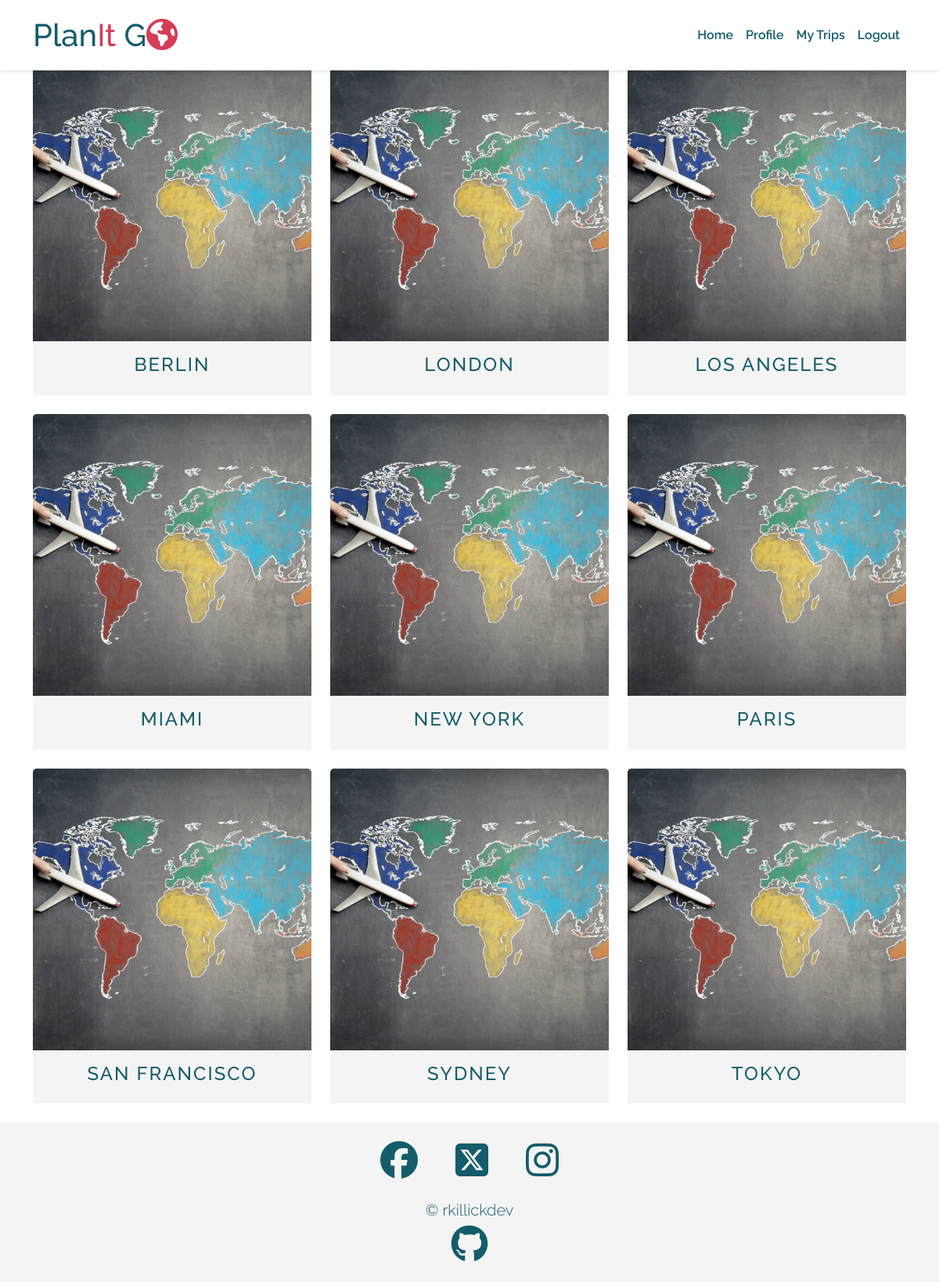
Page /locations/ (signed in) on the committed database.
### locations/models.py (models this page shows, shortened)
class Location(models.Model):
    city = models.CharField(max_length=50, unique=True)
    slug = models.SlugField(max_length=50, unique=True)
    summary = models.TextField()
    latitude = models.DecimalField(max_digits=10, decimal_places=8)
    longitude = models.DecimalField(max_digits=11, decimal_places=8)
    image = CloudinaryField(
        "image",
        default="placeholder",
        folder="/images/locations",
        format="webp",
    )
    approved = models.BooleanField(default=False)
    class Meta:
        ordering = ["-city"]

### locations/views.py (the view, shortened to what this page needs)
# urls.py: path("", DestinationList.as_view(), name="locations"),
class DestinationList(LoginRequiredMixin, SuccessMessageMixin, CreateView):
    form_class = LocationForm
    model = Location
    template_name = "locations/destinations.html"
    success_message = "Congratulations, you created a new destination!"
    def get_context_data(self, **kwargs):
        context = super(DestinationList, self).get_context_data(**kwargs)
        context["destinations"] = Location.objects.all().order_by("city")
        return context

### locations/templates/locations/destinations.html (shortened to what this page needs)
{% extends "base.html" %}
{% block content %}
{% load static %}
{% load crispy_forms_tags %}
<section id="destination-list">
  <div class="container">
    <div class="row mb-2">
      <div class="action-title d-flex justify-content-between align-items-center p-2">
        <h3 class="m-0">Destinations</h3>
        <a href="{% url 'locations' %}"
           aria-label="Add a new destination">
          <span>&ensp;</span>
        </a>
      </div>
    </div>
    <div class="row">
      {% for destination in destinations %}
        <div class="col-md-4 mb-4">
          {% include 'includes/destination_cards.html' %}
        </div>
        {% if forloop.counter|divisibleby:3 %}
    </div>
    <div class="row">
        {% endif %}
      {% endfor%}
    </div>
  </div>
</section>
{% endblock %}

### templates/includes/destination_cards.html (shortened to what this page needs)
{% load static %}
<div class="destination-city-mini card border-0 bg-secondary text-center h-100">
  <button data-bs-toggle="modal"
     data-bs-target="#modal-destination-info"
     class="modal-button image-clickable border-0"
     aria-label="Opens details about the destination in a modal">
    {% if 'placeholder' in destination.image.url %}
      <img class="card-img-top img-fluid img-size-consistent"
          src="{% static 'images/placeholders/trip-placeholder-globe-in-hand.webp' %}"
          alt="A small globe held in the palm of the hand with mountains in the background"
          data-destination_id="{{ destination.id }}"
          data-destination_slug="{{ destination.slug }}"
          data-destination_summary="{{ destination.summary}}">
    {% else %}
      <img class="destination-image card-img-top img-fluid img-size-consistent"
          src="{{ destination.image.url }}"
          alt="An image of {{ destination.city }}"
          data-destination_id="{{ destination.id }}"
          data-destination_slug="{{ destination.slug }}"
          data-destination_summary="{{ destination.summary}}">
    {% endif %}
  </button>
  <div id="destination-city{{destination.id}}"
       class="card-body bg-secondary">
    <h4>{{destination.city}}</h4>
  </div>
</div>

### static/css/styles.css (style rules this page uses)
* { box-sizing: border-box; padding: 0; margin: 0; }
a { text-decoration: none; color: inherit; }
h2, h3, h4 { text-transform: uppercase; letter-spacing: 2px; }
.modal-button { outline: none; }
.img-size-consistent { width: 100%; height: 30vw; object-fit: cover; }
.image-clickable { transition: all 0.15s ease; }

### rows in the picture
Location: city "BERLIN"
Location: city "LONDON"
Location: city "LOS ANGELES"
Location: city "MIAMI"
Location: city "NEW YORK"
Location: city "PARIS"
Location: city "SAN FRANCISCO"
Location: city "SYDNEY"
Location: city "TOKYO"
